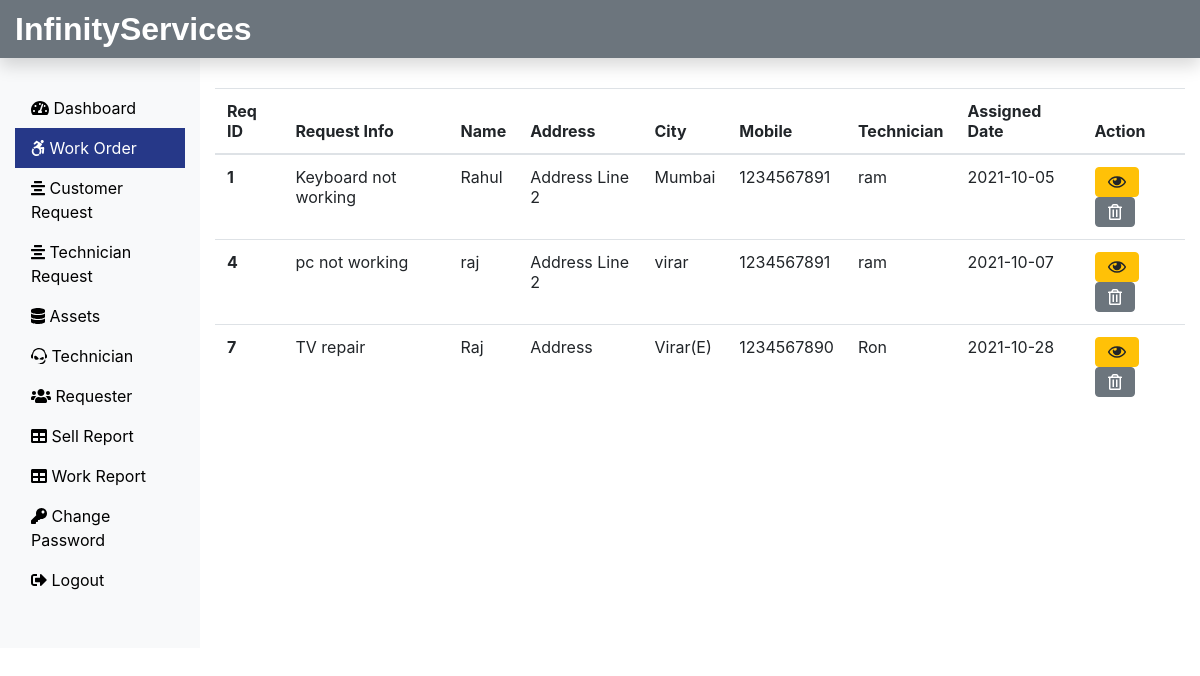
Page /Admin/work.php (signed in) on the committed database.
### tables this page shows
CREATE TABLE `assignwork_tb` (
  `rno` int(11) NOT NULL,
  `request_id` int(11) NOT NULL,
  `request_info` text NOT NULL,
  `request_desc` text NOT NULL,
  `requester_name` varchar(60) NOT NULL,
  `requester_add1` text NOT NULL,
  `requester_add2` text NOT NULL,
  `requester_city` varchar(60) NOT NULL,
  `requester_state` varchar(60) NOT NULL,
  `requester_zip` int(11) NOT NULL,
  `requester_email` varchar(60) NOT NULL,
  `requester_mobile` bigint(20) NOT NULL,
  `assign_tech` varchar(60) NOT NULL,
  `assign_date` date NOT NULL
);

### Admin/work.php (the view, shortened to what this page needs)
<?php
include('includes/header.php');
include('../dbConnection.php');
?>
<div class="col-sm-9 col-md-10 mt-5">
    <?php
    $sql = "SELECT * FROM assignwork_tb";
    $result = $conn->query($sql);
    if ($result->num_rows > 0) {
        echo '<table class="table">
    <thead>
      <tr>
        <th scope="col">Req ID</th>
        <th scope="col">Request Info</th>
        <th scope="col">Name</th>
        <th scope="col">Address</th>
        <th scope="col">City</th>
        <th scope="col">Mobile</th>
        <th scope="col">Technician</th>
        <th scope="col">Assigned Date</th>
        <th scope="col">Action</th>
      </tr>
    </thead>
    <tbody>';
        while ($row = $result->fetch_assoc()) {
            echo '<tr>
        <th scope="row">' . $row["request_id"] . '</th>
        <td>' . $row["request_info"] . '</td>
        <td>' . $row["requester_name"] . '</td>
        <td>' . $row["requester_add2"] . '</td>
        <td>' . $row["requester_city"] . '</td>
        <td>' . $row["requester_mobile"] . '</td>
        <td>' . $row["assign_tech"] . '</td>
        <td>' . $row["assign_date"] . '</td>
        <td><form action="viewassignwork.php" method="POST" class="d-inline"> <input type="hidden" name="id" value=' . $row["request_id"] . '><button type="submit" class="btn btn-warning" name="view" value="View"><i class="far fa-eye"></i></button></form>
        <form action="" method="POST" class="d-inline"><input type="hidden" name="id" value=' . $row["request_id"] . '><button type="submit" class="btn btn-secondary" name="delete" value="Delete"><i class="far fa-trash-alt"></i></button></form>
        </td>
        </tr>';
        }
        echo '</tbody> </table>';
    } else {
        echo "0 Result";
    }
    ?>
</div>
<?php include('includes/footer.php'); ?>

### rows in the picture
assignwork_tb: request "1", request_info "Keyboard not working", requester_name "Rahul", requester_add2 "Address Line 2", requester_city "Mumbai", requester_mobile "1234567891", assign_tech "ram", assign_date "2021-10-05"
assignwork_tb: request "4", request_info "pc not working", requester_name "raj", requester_add2 "Address Line 2", requester_city "virar", requester_mobile "1234567891", assign_tech "ram", assign_date "2021-10-07"
assignwork_tb: request "7", request_info "TV repair", requester_name "Raj", requester_add2 "Address", requester_city "Virar(E)", requester_mobile "1234567890", assign_tech "Ron", assign_date "2021-10-28"
